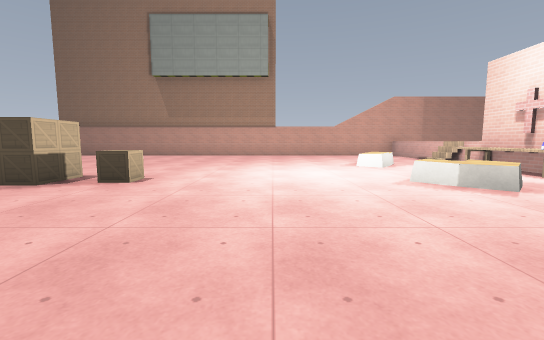
View 1 (above)

16 first-person views from a walk through a level from a Godot 3-D game. The camera is 1.3 m above the floor, tilts 6° down and sees 90° across. The floor is counted in squares, 2 m on a side. Each view is taken from the middle of a square. On the plan, view 1 faces up. The plan holds only what a view shows up to about 9 squares ahead; the rest is blank. The place goes on beyond the plan. Some surface patterns are stand-ins.

View 2
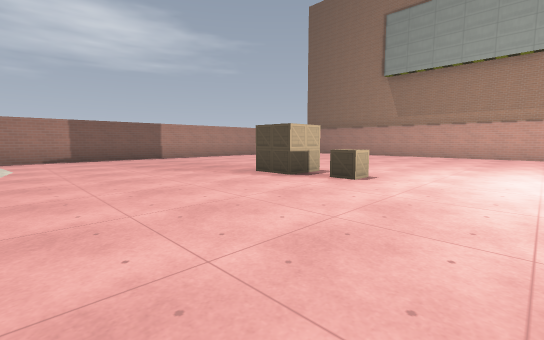

View 3
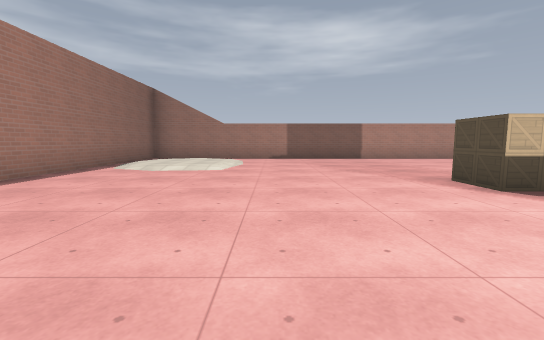

View 4
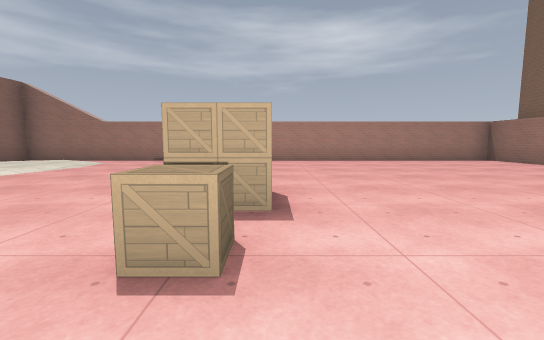

View 5
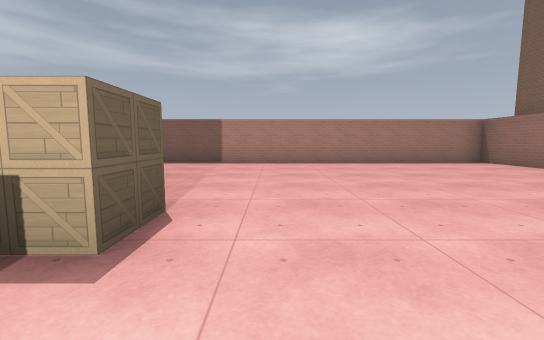

View 6
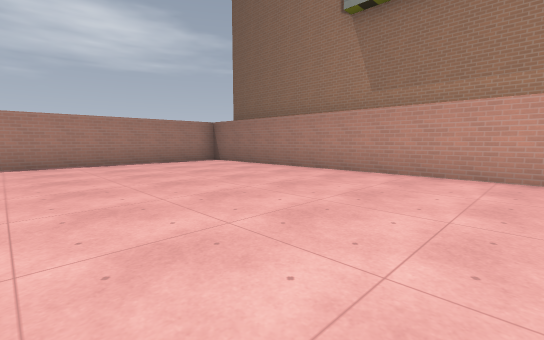

View 7
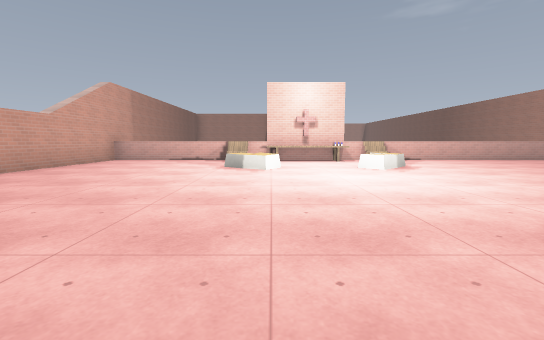

View 8
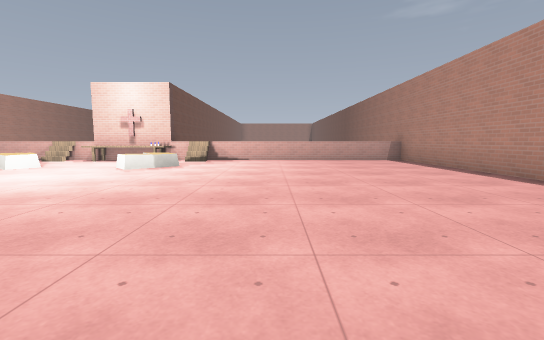

View 9
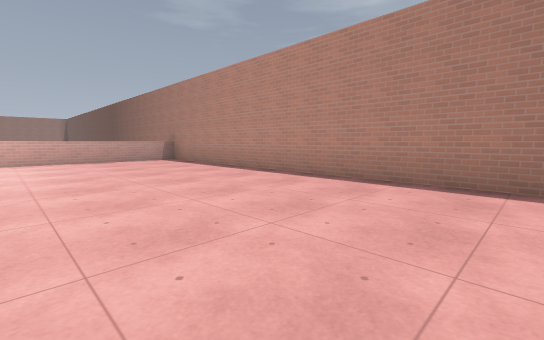

View 10
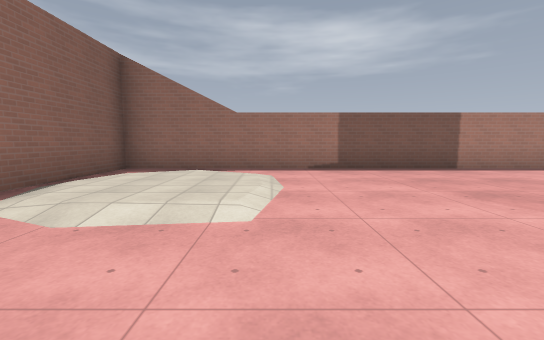

View 11
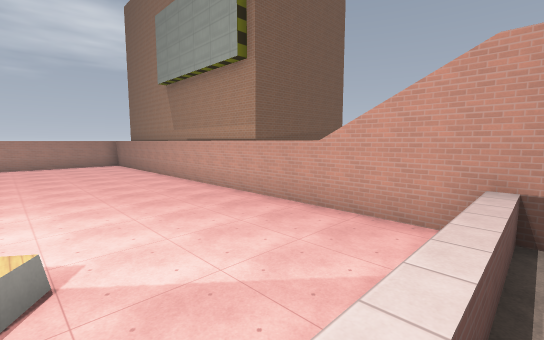

View 12
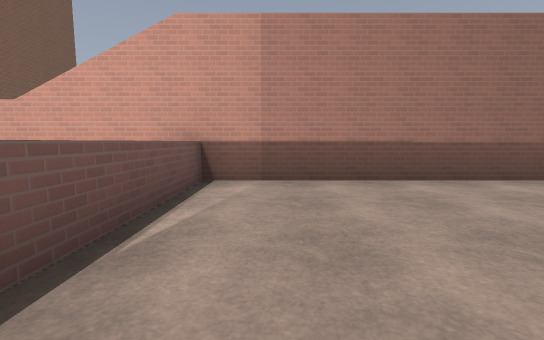

View 13
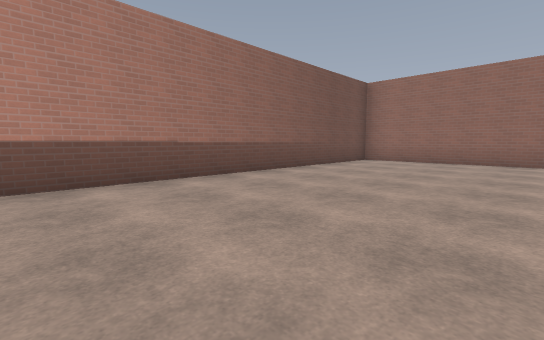

View 14
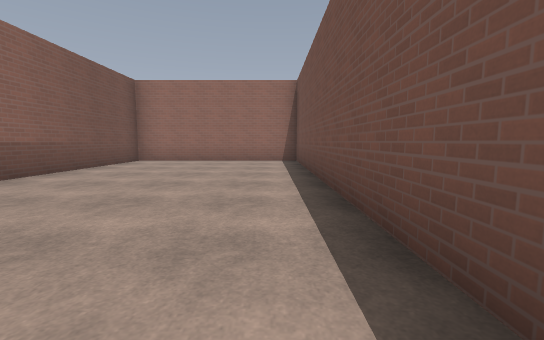

View 15
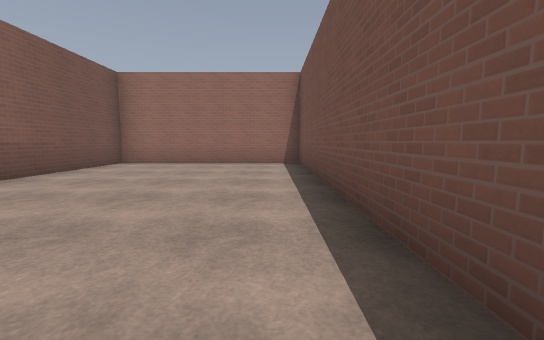

View 16
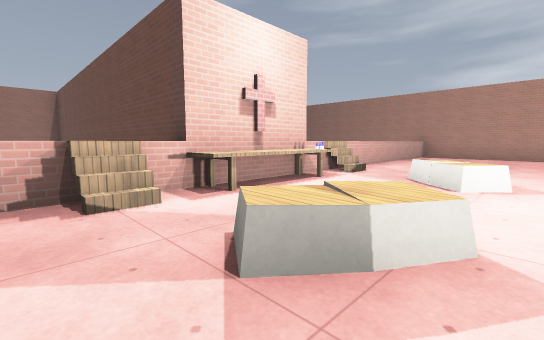

### Floor plan
Key: @ floor where view 1 was taken; # wall or solid block; . main floor; : floor 0.25 m higher than the main floor; / step, stairs or slope; ^ raised ledge; B box; O other object.
Columns run from 11 left of view 1 to 17 right of it. Each row starts with its distance up from view 1.
 13 #############################
 12 #................#..........#
 11 #................#..........#
 10 #................#..........#
  9 #................#..........#
  8 #.............^.//..........#
  7 #.............^.^############
  6 #...............^#
  5 #......B........O#
  4 #......BB.....^..#
  3 #................#
  2 #................
  1 #................
  0 #.///......@.....
 -1 #.:::............
 -2 #.:::............
 -3 #.//.............
 -4 #################

Positions as (right, up) in squares from view 1, and headings:
1: (0, 0), facing up
2: (0, 0), facing up-left
3: (0, 1), facing left
4: (-1, 5), facing left
5: (-2, 6), facing left
6: (-2, 7), facing up-left
7: (-4, 7), facing right
8: (-4, 1), facing right
9: (-4, 1), facing down-right
10: (-4, 0), facing left
11: (6, 8), facing up-left
12: (7, 8), facing up
13: (7, 8), facing up-right
14: (7, 8), facing right
15: (8, 8), facing right
16: (2, 9), facing down-right
